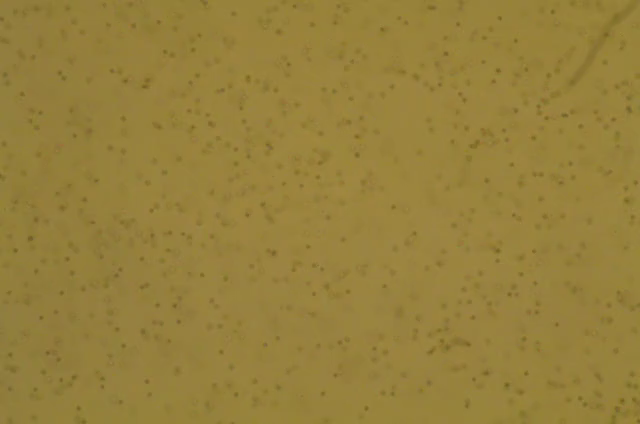
#> input picture sample_image/bulk_water/bulk_water_000.png, 640 x 424 px, found by its file name
$ jupyter execute --allow-errors Ecoli_Tracking.ipynb   (shell and % lines are left out)   (older library calls are emulated)
#> lines starting #> are read from the running program, lines starting #| are printed output that depends on the picture
[cell 1]
import numpy as np
import cv2
from __future__ import division, unicode_literals, print_function  # for compatibility with Python 2 and 3

import matplotlib as mpl
import matplotlib.pyplot as plt

# change the following to %matplotlib notebook for interactive plotting

# Optionally, tweak styles.
mpl.rc('figure',  figsize=(10, 10))
mpl.rc('image', cmap='gray')

[cell 2]
import numpy as np
import pandas as pd
from pandas import DataFrame, Series  # for convenience

import pims
import trackpy as tp

[cell 3]
cellimg=cv2.imread('C:/Users/user/Downloads/trackpy-examples-master/sample_data/bulk_water/bulk_water_000.png',0)
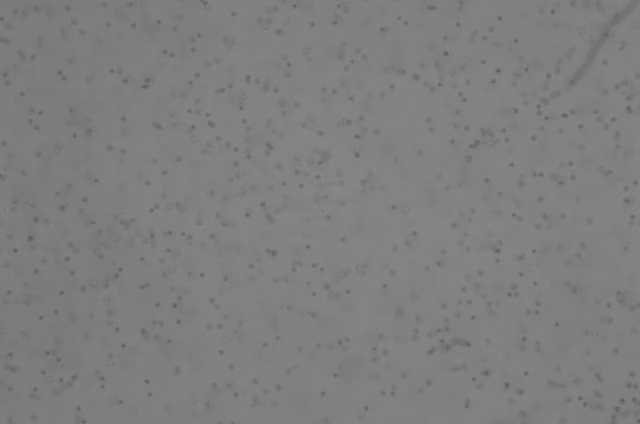
#> cellimg: shape (424, 640); min 93, max 139, mean 126.6

[cell 4]
#cell = pims.open('C:/Users/user/Downloads/trackpy-examples-master/sample_data/bulk_water/*.png',as_grey=True)
#可以開啟多個檔案轉成list

[cell 5]
plt.figure(figsize=(10,10))
plt.imshow(cellimg)

[cell 6]
cellimg.shape
#> Out = (424, 640)

#> (a cell that did not finish here is left out)

[cell 8]
mpl.rc('figure',  figsize=(10, 10))
mpl.rc('image', cmap='gray')
plt.figure()  # make a new figure
#> (the rest of this cell did not finish here and is left out)

[cell 9]
mpl.rc('figure',  figsize=(10, 5))
#> (the rest of this cell did not finish here and is left out)

[cell 10]
mpl.rc('figure',  figsize=(10, 5))   #mask太小直方圖會下降讓分不不平均
tp.subpx_bias(tp.locate(cellimg, 5, invert=True));
#> (this line was passed over: trackpy is not available in this run)
